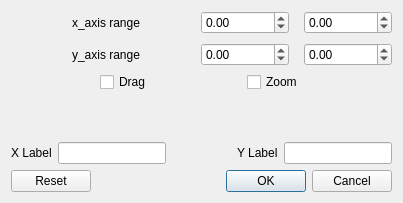
<?xml version="1.0" encoding="UTF-8"?>
<ui version="4.0">
 <class>Config</class>
 <widget class="QDialog" name="Config">
  <property name="geometry">
   <rect>
    <x>0</x>
    <y>0</y>
    <width>403</width>
    <height>203</height>
   </rect>
  </property>
  <property name="windowTitle">
   <string>Dialog</string>
  </property>
  <layout class="QVBoxLayout" name="verticalLayout_2">
   <item>
    <layout class="QVBoxLayout" name="verticalLayout">
     <property name="spacing">
      <number>9</number>
     </property>
     <item>
      <layout class="QHBoxLayout" name="horizontalLayout_4" stretch="0,0">
       <property name="spacing">
        <number>0</number>
       </property>
       <property name="sizeConstraint">
        <enum>QLayout::SetDefaultConstraint</enum>
       </property>
       <item alignment="Qt::AlignHCenter">
        <widget class="QLabel" name="label">
         <property name="text">
          <string>x_axis range</string>
         </property>
        </widget>
       </item>
       <item>
        <layout class="QHBoxLayout" name="horizontalLayout_3" stretch="0,0">
         <property name="spacing">
          <number>15</number>
         </property>
         <item>
          <widget class="QDoubleSpinBox" name="lower_x">
           <property name="toolTip">
            <string>the lower bound of x axis</string>
           </property>
           <property name="accelerated">
            <bool>true</bool>
           </property>
           <property name="minimum">
            <double>-999999.000000000000000</double>
           </property>
           <property name="maximum">
            <double>999999.000000000000000</double>
           </property>
           <property name="singleStep">
            <double>0.100000000000000</double>
           </property>
          </widget>
         </item>
         <item>
          <widget class="QDoubleSpinBox" name="upper_x">
           <property name="toolTip">
            <string>the upper bound of x axis</string>
           </property>
           <property name="accelerated">
            <bool>true</bool>
           </property>
           <property name="minimum">
            <double>-999999.000000000000000</double>
           </property>
           <property name="maximum">
            <double>999999.000000000000000</double>
           </property>
           <property name="singleStep">
            <double>0.100000000000000</double>
           </property>
          </widget>
         </item>
        </layout>
       </item>
      </layout>
     </item>
     <item>
      <layout class="QHBoxLayout" name="horizontalLayout_8">
       <property name="spacing">
        <number>0</number>
       </property>
       <item alignment="Qt::AlignHCenter">
        <widget class="QLabel" name="label_2">
         <property name="text">
          <string>y_axis range</string>
         </property>
        </widget>
       </item>
       <item>
        <layout class="QHBoxLayout" name="horizontalLayout_6">
         <property name="spacing">
          <number>15</number>
         </property>
         <item>
          <widget class="QDoubleSpinBox" name="lower_y">
           <property name="toolTip">
            <string>the lower bound of y axis</string>
           </property>
           <property name="accelerated">
            <bool>true</bool>
           </property>
           <property name="minimum">
            <double>-999999.000000000000000</double>
           </property>
           <property name="maximum">
            <double>999999.000000000000000</double>
           </property>
           <property name="singleStep">
            <double>0.100000000000000</double>
           </property>
           <property name="value">
            <double>0.000000000000000</double>
           </property>
          </widget>
         </item>
         <item>
          <widget class="QDoubleSpinBox" name="upper_y">
           <property name="toolTip">
            <string>the upper bound of y axis</string>
           </property>
           <property name="accelerated">
            <bool>true</bool>
           </property>
           <property name="minimum">
            <double>-999999.000000000000000</double>
           </property>
           <property name="maximum">
            <double>999999.000000000000000</double>
           </property>
           <property name="singleStep">
            <double>0.100000000000000</double>
           </property>
          </widget>
         </item>
        </layout>
       </item>
      </layout>
     </item>
    </layout>
   </item>
   <item>
    <layout class="QHBoxLayout" name="horizontalLayout_9">
     <item>
      <spacer name="horizontalSpacer_2">
       <property name="orientation">
        <enum>Qt::Horizontal</enum>
       </property>
       <property name="sizeHint" stdset="0">
        <size>
         <width>40</width>
         <height>20</height>
        </size>
       </property>
      </spacer>
     </item>
     <item>
      <widget class="QCheckBox" name="drag">
       <property name="toolTip">
        <string>enable drag in plot area</string>
       </property>
       <property name="text">
        <string>Drag</string>
       </property>
      </widget>
     </item>
     <item>
      <spacer name="horizontalSpacer_3">
       <property name="orientation">
        <enum>Qt::Horizontal</enum>
       </property>
       <property name="sizeHint" stdset="0">
        <size>
         <width>40</width>
         <height>20</height>
        </size>
       </property>
      </spacer>
     </item>
     <item>
      <widget class="QCheckBox" name="zoom">
       <property name="toolTip">
        <string>enable zoom in plot area</string>
       </property>
       <property name="text">
        <string>Zoom</string>
       </property>
       <property name="checked">
        <bool>false</bool>
       </property>
      </widget>
     </item>
     <item>
      <spacer name="horizontalSpacer_4">
       <property name="orientation">
        <enum>Qt::Horizontal</enum>
       </property>
       <property name="sizeHint" stdset="0">
        <size>
         <width>40</width>
         <height>20</height>
        </size>
       </property>
      </spacer>
     </item>
    </layout>
   </item>
   <item>
    <spacer name="verticalSpacer">
     <property name="orientation">
      <enum>Qt::Vertical</enum>
     </property>
     <property name="sizeHint" stdset="0">
      <size>
       <width>17</width>
       <height>11</height>
      </size>
     </property>
    </spacer>
   </item>
   <item>
    <layout class="QHBoxLayout" name="horizontalLayout_5">
     <item>
      <layout class="QHBoxLayout" name="horizontalLayout_2">
       <item>
        <widget class="QLabel" name="label_3">
         <property name="text">
          <string>X Label</string>
         </property>
        </widget>
       </item>
       <item>
        <widget class="QLineEdit" name="x_label"/>
       </item>
      </layout>
     </item>
     <item>
      <spacer name="horizontalSpacer">
       <property name="orientation">
        <enum>Qt::Horizontal</enum>
       </property>
       <property name="sizeHint" stdset="0">
        <size>
         <width>40</width>
         <height>20</height>
        </size>
       </property>
      </spacer>
     </item>
     <item>
      <layout class="QHBoxLayout" name="horizontalLayout">
       <item>
        <widget class="QLabel" name="label_4">
         <property name="text">
          <string>Y Label</string>
         </property>
        </widget>
       </item>
       <item>
        <widget class="QLineEdit" name="y_label"/>
       </item>
      </layout>
     </item>
    </layout>
   </item>
   <item>
    <layout class="QHBoxLayout" name="horizontalLayout_7">
     <item>
      <widget class="QPushButton" name="Reset">
       <property name="toolTip">
        <string>Reset to default config</string>
       </property>
       <property name="text">
        <string>Reset</string>
       </property>
      </widget>
     </item>
     <item>
      <spacer name="horizontalSpacer_5">
       <property name="orientation">
        <enum>Qt::Horizontal</enum>
       </property>
       <property name="sizeHint" stdset="0">
        <size>
         <width>40</width>
         <height>20</height>
        </size>
       </property>
      </spacer>
     </item>
     <item>
      <widget class="QDialogButtonBox" name="buttonBox">
       <property name="orientation">
        <enum>Qt::Horizontal</enum>
       </property>
       <property name="standardButtons">
        <set>QDialogButtonBox::Cancel|QDialogButtonBox::Ok</set>
       </property>
      </widget>
     </item>
    </layout>
   </item>
  </layout>
 </widget>
 <resources/>
 <connections>
  <connection>
   <sender>buttonBox</sender>
   <signal>accepted()</signal>
   <receiver>Config</receiver>
   <slot>accept()</slot>
   <hints>
    <hint type="sourcelabel">
     <x>248</x>
     <y>254</y>
    </hint>
    <hint type="destinationlabel">
     <x>157</x>
     <y>274</y>
    </hint>
   </hints>
  </connection>
  <connection>
   <sender>buttonBox</sender>
   <signal>rejected()</signal>
   <receiver>Config</receiver>
   <slot>reject()</slot>
   <hints>
    <hint type="sourcelabel">
     <x>316</x>
     <y>260</y>
    </hint>
    <hint type="destinationlabel">
     <x>286</x>
     <y>274</y>
    </hint>
   </hints>
  </connection>
 </connections>
</ui>
